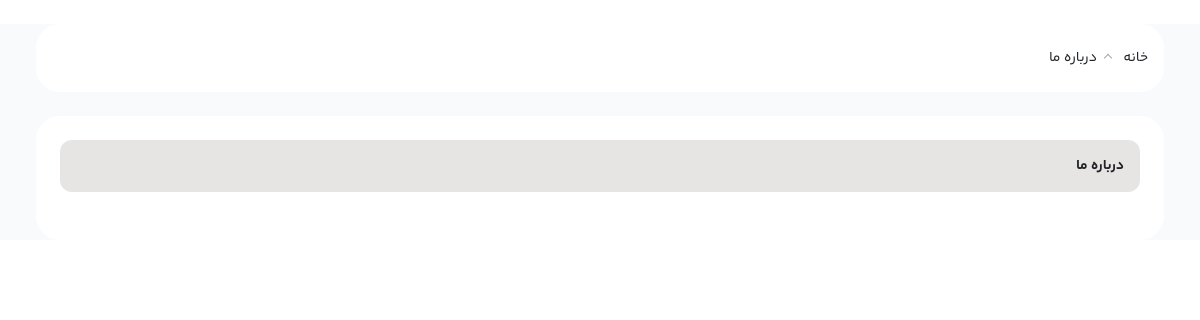
The app's page /about-us/, older data.
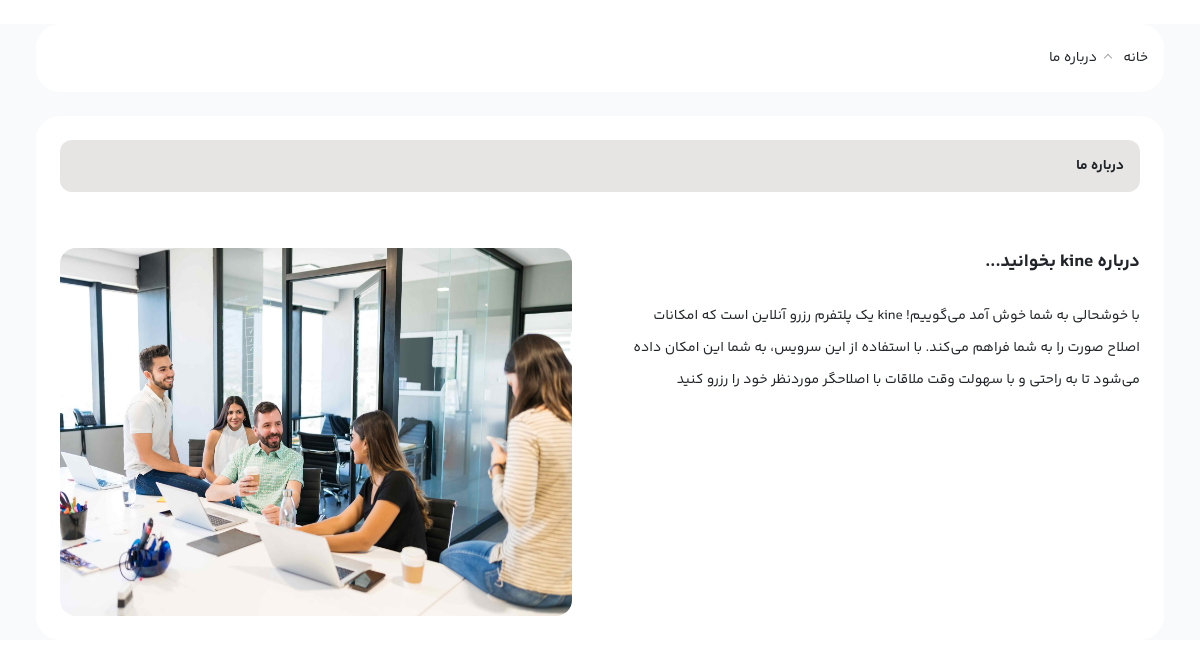
The same page, newer data.
### sites/models.py (models this page shows, shortened)
class AboutUs(CreateAt, UpdateAt):
    title = models.CharField(_("title"), max_length=200)
    image = models.ImageField(_("image"), upload_to='about-us/%Y/%M/%d', blank=True, null=True)
    description = models.TextField()
    is_active = models.BooleanField(_("is active"), default=True)
    class Meta:
        db_table = 'about-us'
        verbose_name = _("About Us")
        verbose_name_plural = _("About Us")

### sites/views.py (the view)
# urls.py: path('about-us/', AboutUsView.as_view(), name='about_us')
class AboutUsView(ListView):
    model = AboutUs
    template_name = 'sites/about_us.html'
    context_object_name = 'about_us'
    queryset = AboutUs.objects.filter(is_active=True)

### sites/templates/sites/about_us.html (shortened to what this page needs)
{% extends "base/base.html" %}
{% load static %}
{% load render_partial %}
{% block content %}
<section class="px-6 mt-4 mb-8">
    <div class="container mx-auto max-w-screen-xl">
      <div class="bg-white p-3 rounded-3xl mb-4">
        <div class="text-sm breadcrumbs">
          <ul>
            <li><a>خانه</a></li>
            <li>درباره ما</li>
          </ul>
        </div>
      </div>
      <div class="bg-white rounded-3xl p-6">
        <div class="p-3 bg-stone-200 rounded-xl mb-4">
          <h1 class="text-sm font-YekanBakh-Bold">درباره ما</h1>
        </div>
        {% for about in about_us %}
        <div class="grid grid-cols-1 md:grid-cols-2 gap-14 pt-8">
          <div class="leading-8">
            <h2 class="text-lg font-YekanBakh-Bold mb-4">درباره kine بخوانید...</h2>
            <p class='mt-4'>{{ about.description }}</p>
          </div>
          <div>
            <img class="rounded-2xl" src="{{ about.image.url }}" alt="" style="height: 23rem;">
          </div>
        </div>
        {% endfor %}
      </div>
    </div>
  </section>
{% endblock content %}

Row changes from the older to the newer data that the page shows:
added AboutUs: description "با خوشحالی به شما خوش آمد می‌گوییم! kine یک پلتفرم رزرو آنلاین است که امکانات اصلاح صورت را به شما فراهم می‌کند. با استفاده از این سرویس، به شما این امکان داده می‌شود تا به راحتی و با سهولت وقت ملاقات با اصلاحگر موردنظر خود را رزرو کنید", image (picture)
